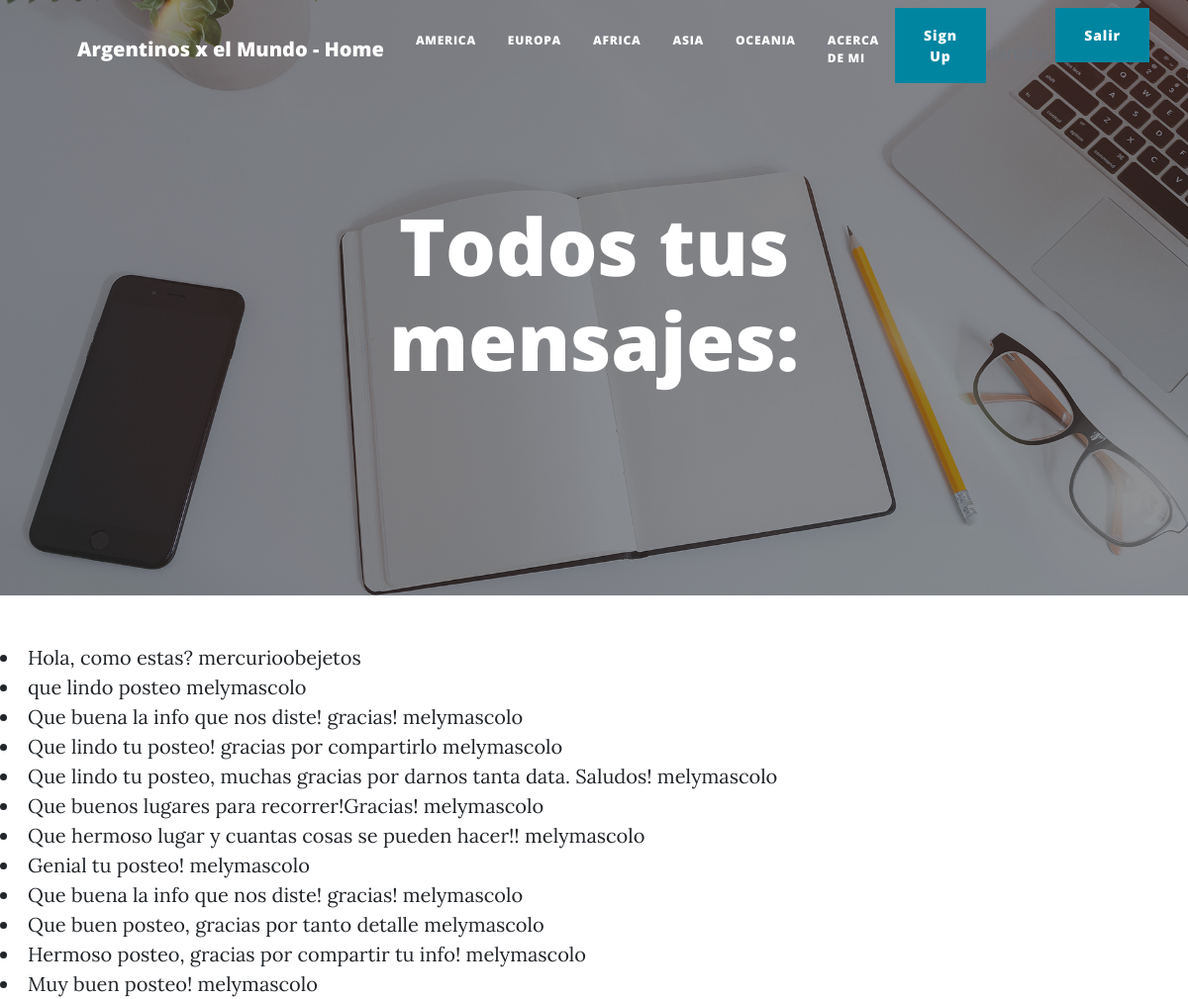
The app's page /messages/misMensajes/ (signed in) with its own data.
### AppMensajes/models.py (models this page shows)
class Mensaje(models.Model):
    emisor = models.CharField(max_length=200)
    mensaje = models.CharField(max_length=1000)
    receptor = models.CharField(max_length=200)
    def __str__(self):
        return self.mensaje+" "+self.emisor

### AppMensajes/views.py (the view)
# urls.py: path('misMensajes/', MensajeList.as_view(), name='misMensajes'),
class MensajeList(ListView):
    model = Mensaje
    template_name = 'AppMensajeria/mensaje_list.hmtl'

### AppMensajes/templates/AppMensajes/mensaje_list.html (shortened to what this page needs)
{% extends "AppViajeros/inicio.html" %}
{% load static %}
{% block titulo %}
<h1>Todos tus mensajes:</h1>
{% endblock %}
{% block cuerpo %}
{% for mensaje in object_list %}
<li>{{mensaje}}</li>
{% endfor %}
{% endblock %}

### records on screen
Mensaje: mensaje+emisor "Hola, como estas? mercurioobejetos"
Mensaje: mensaje+emisor "que lindo posteo melymascolo"
Mensaje: mensaje+emisor "Que buena la info que nos diste! gracias! melymascolo"
Mensaje: mensaje+emisor "Que lindo tu posteo! gracias por compartirlo melymascolo"
Mensaje: mensaje+emisor "Que lindo tu posteo, muchas gracias por darnos tanta data. Saludos! melymascolo"
Mensaje: mensaje+emisor "Que buenos lugares para recorrer!Gracias! melymascolo"
Mensaje: mensaje+emisor "Que hermoso lugar y cuantas cosas se pueden hacer!! melymascolo"
Mensaje: mensaje+emisor "Genial tu posteo! melymascolo"
Mensaje: mensaje+emisor "Que buena la info que nos diste! gracias! melymascolo"
Mensaje: mensaje+emisor "Que buen posteo, gracias por tanto detalle melymascolo"
Mensaje: mensaje+emisor "Hermoso posteo, gracias por compartir tu info! melymascolo"
Mensaje: mensaje+emisor "Muy buen posteo! melymascolo"
